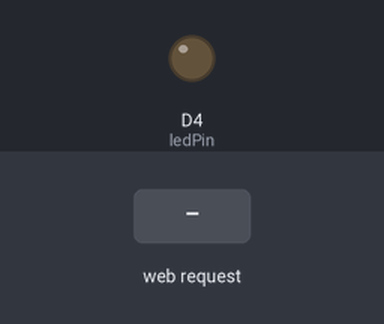
This sketch was run on a simulated ESP8266 (Wemos D1 mini). On the bench: output pins drawn as LEDs (lit = HIGH). The inputs (shaded band) are chosen by the test bench. WiFi joins after 1.5 s; servers stay silent unless stated; what the sketch prints to the serial monitor is not drawn.

Above: at 2.7 s.
2.8 s: HTTP request GET /LED=ON received
At 3.6 s:
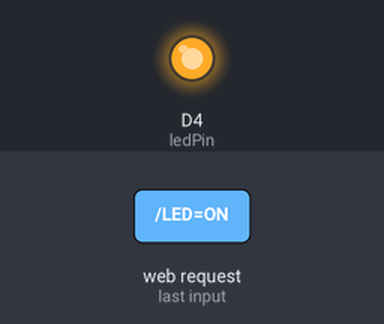
4.3 s: HTTP request GET /LED=OFF received
At 4.7 s:
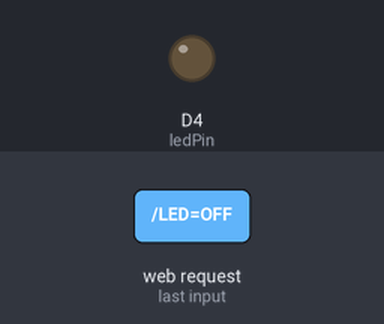
Timing chart, 0 to 7.3 s (numbered marks = the images above; inputs shaded):
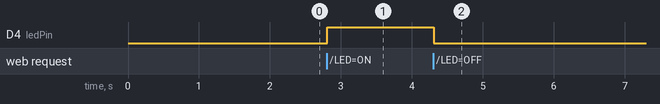

Measured:
- after the input at 2.8 s, D4 (ledPin): LOW → HIGH at once
- after the input at 4.3 s, D4 (ledPin): HIGH → LOW at once

The sketch:

blynk_switch.ino
```cpp
#define BLYNK_PRINT Serial

#include <ESP8266WiFi.h>
#include <BlynkSimpleEsp8266.h>

const char* ssid = "Ch**i";
const char* password = "s***4u";
int ledPin = D4;

// You should get Auth Token in the Blynk App.
// Go to the Project Settings (nut icon).
char auth[] = "3d6***************************20";

WiFiServer server(8181);

IPAddress ip(192, 168, 1, 90);
IPAddress gateway(192, 168, 0, 1);
IPAddress subnet(255, 255, 255, 0);
IPAddress dns(192, 168, 0, 1);


void setup(){
  Serial.begin(115200);
  delay(10);
  pinMode(ledPin,OUTPUT);
  digitalWrite(ledPin, LOW);

  //COnnect to WiFi
  Serial.println();
  Serial.print("Connecting to ");
  Serial.println(ssid);
  WiFi.config(ip, gateway, subnet, dns);
  WiFi.begin(ssid,password);
  while (WiFi.status() != WL_CONNECTED) {
    delay(500);
    Serial.print(".");
  }
  Serial.println();
  Serial.println("WiFi Connected");

  server.begin();
  Serial.println("Server Started");
  Serial.print("Use this URL : ");
  Serial.print("http://");
  Serial.print(WiFi.localIP());
  Serial.println("/");

  //Blynk.begin(auth, ssid, password);
  Blynk.config(auth);
  //Blynk.begin(auth, ssid, password, "blynk-cloud.com", 8442);
}

void loop(){

  delay(10);
  // Check if a client has connected
  WiFiClient client = server.available();
  if (!client) {
    //Serial.println("No Client found");
    Blynk.run();
    return ;
  }
  else {
    // Wait until the client sends some data
  Serial.println("New client");
  while(!client.available()){
    Serial.println("Client not available");
    delay(1);
  }
  // Read the first line of the request
  String request = client.readStringUntil('\r');
  Serial.println(request);
  client.flush();
  int value = LOW;
  int i = request.indexOf("/LED=ON");
  Serial.println(i);
  if (request.indexOf("/LED=ON") != -1) {
    digitalWrite(ledPin, HIGH);
    value = HIGH;
  }
  if (request.indexOf("/LED=OFF") != -1) {
    digitalWrite(ledPin, LOW);
    value = LOW;
  }
  // Response to client
  client.println("HTTP/1.1 200 OK");
  client.println("Content-Type: text/html");
  client.println("");
  client.println("<!DOCTYPE HTML>");
  client.println("<html>");
  client.println("Love Wemos D1 Mini");
  client.println("</html>");

  }


  //Blynk.run();
}
```
